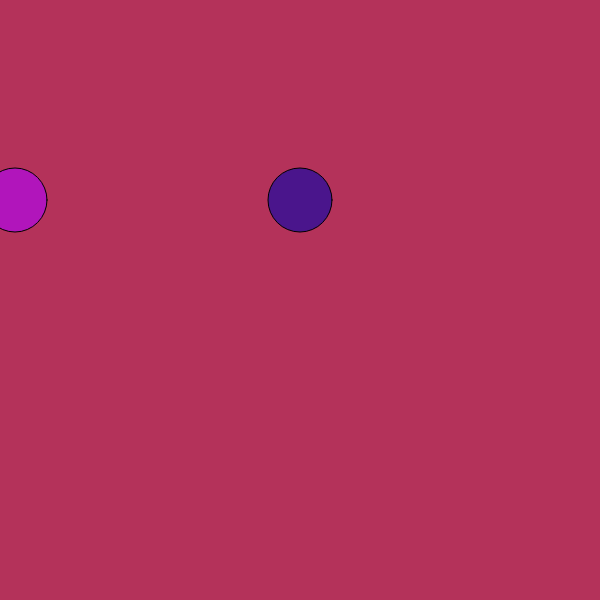
Frame 1 (no input)
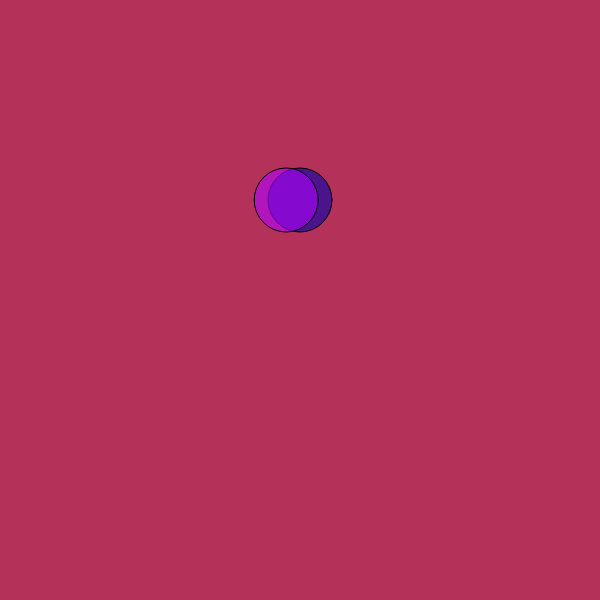
Frame 60 (no input)
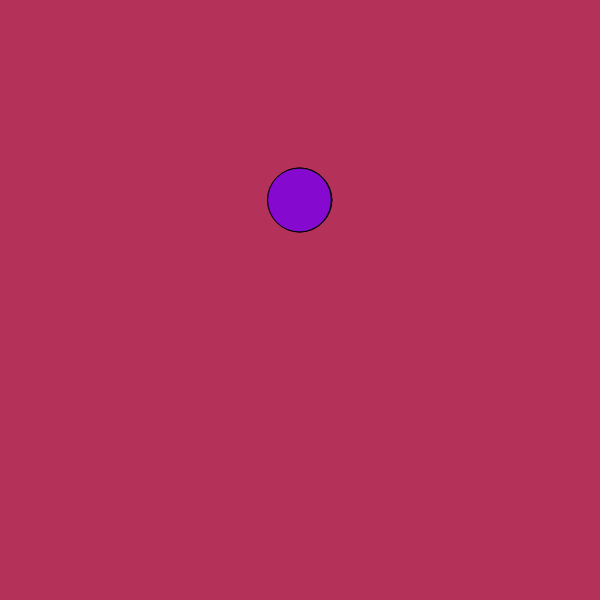
Frame 120 (the mouse pressed at the canvas centre since frame 60)

The p5.js sketch that drew these frames (run headless with seeded random() and noise() and a simulated clock; from frame 60 on, the mouse is pressed at the canvas centre):

// p5.js sketch
// ── sketch.js
let x = 0
let target = 300

function setup () {
  createCanvas(600, 600)
}

function mousePressed () {
  target = mouseX
}

function draw () {
  x = lerp(x, target, 0.05)

  background(180, 50, 90)

  fill(0, 0, 175, 150)
  ellipse(target, 200, 64, 64)

  fill(175, 0, 255, 150)
  ellipse(x, 200, 64, 64)
}
